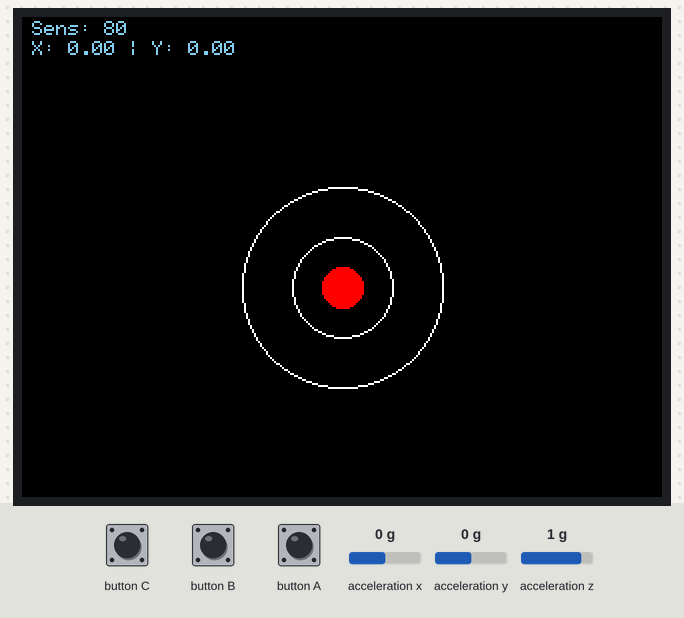
A program run on a simulated ESP32. Shown: 320×240 colour display. The inputs (shaded band) are chosen by the test bench; at power-on: acceleration x 0 g, acceleration y 0 g, acceleration z 1 g.

Above: at 1.4 s.
1.5 s: acceleration x set to -1.4 g
At 2.1 s:
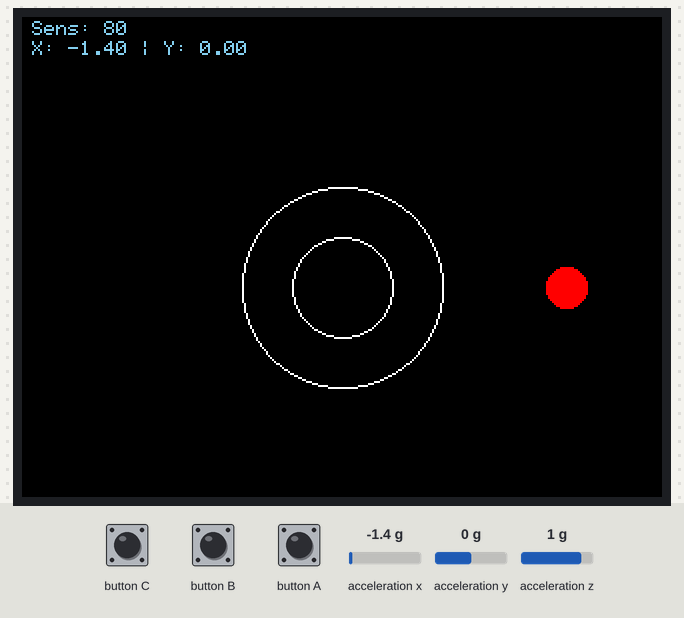
3.0 s: button B pressed for 0.15 s
At 4.2 s:
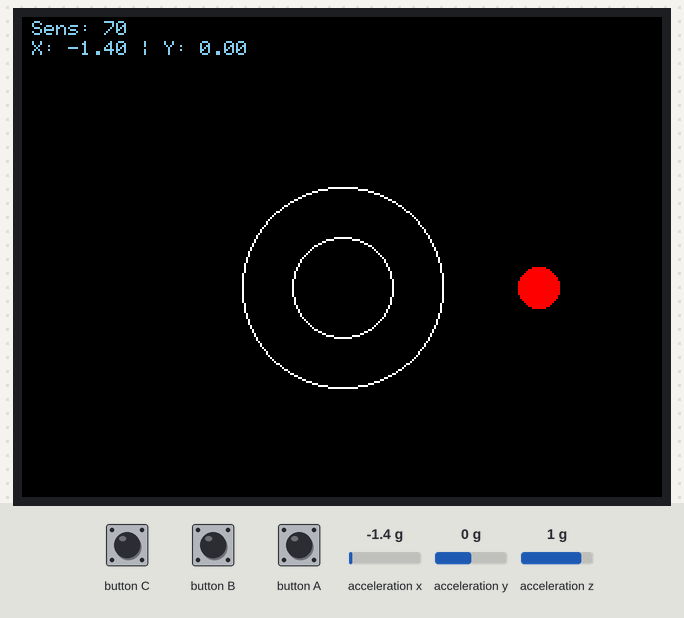
4.6 s: acceleration y set to -1.4 g
At 5.4 s:
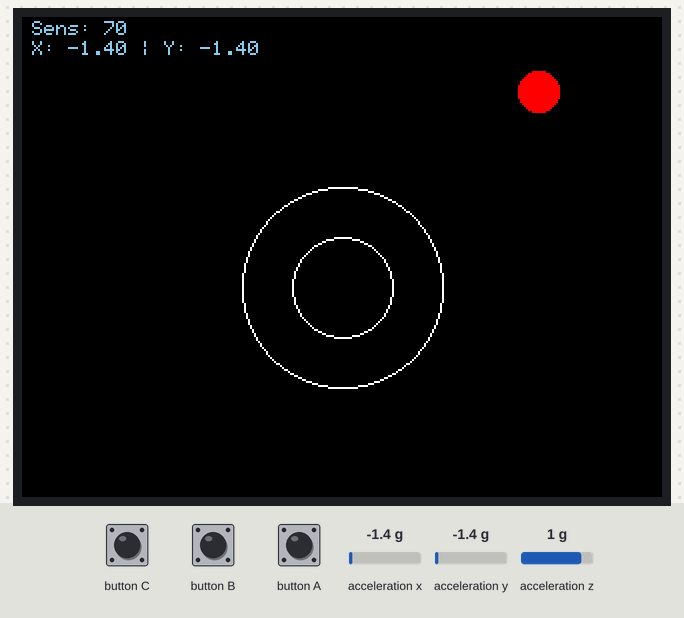
6.1 s: button A pressed for 0.15 s
At 7.3 s:
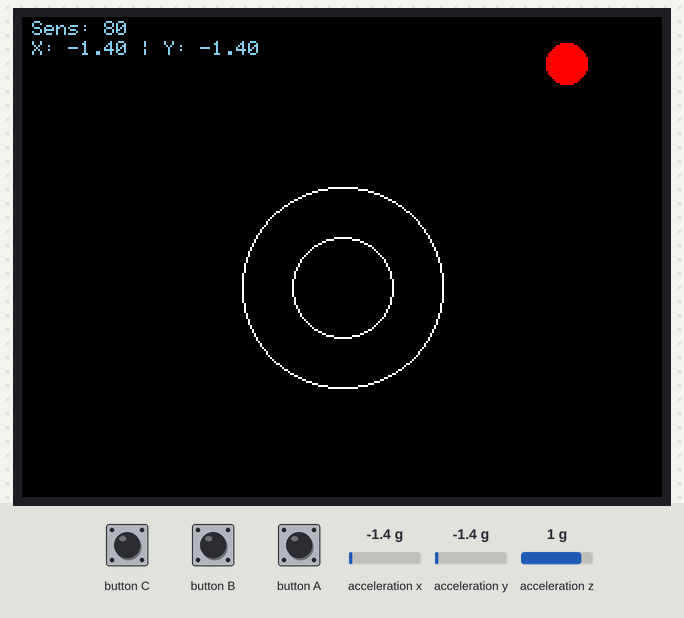
7.7 s: button A pressed for 1 s
At 8.2 s:
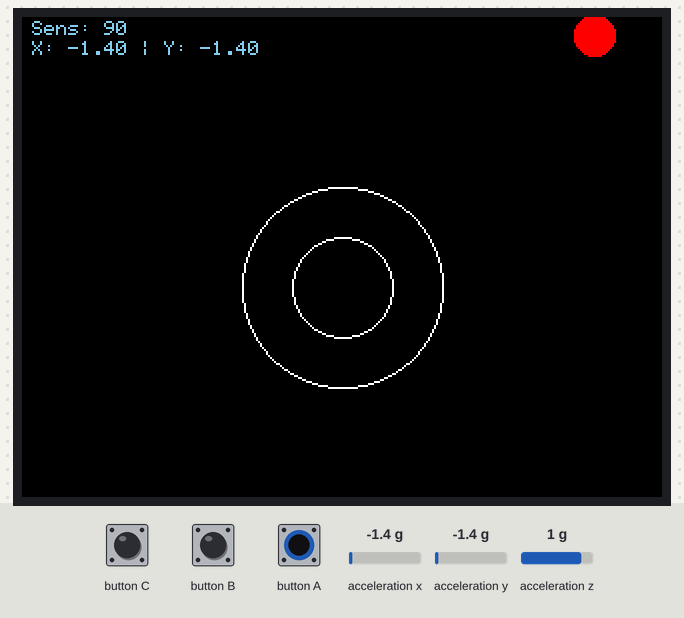
10.2 s: acceleration x set to -0.8 g
At 10.9 s:
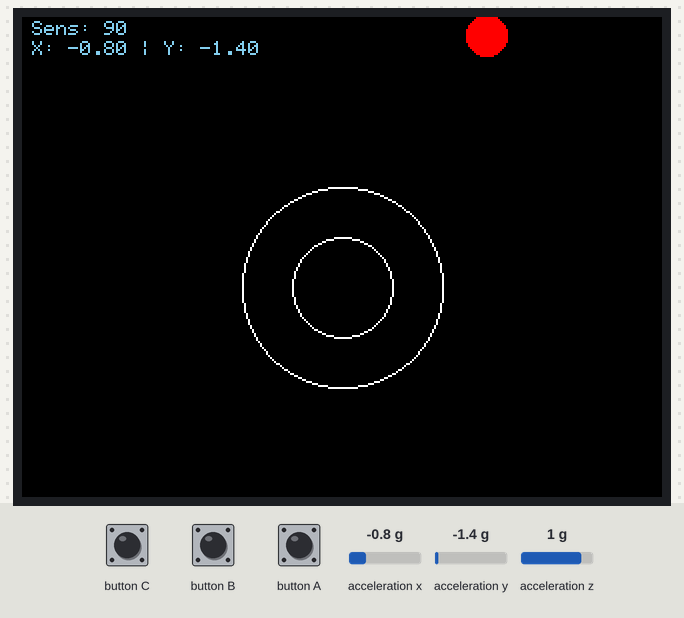
Timing chart, 0 to 12.7 s (numbered marks = the images above; inputs shaded):
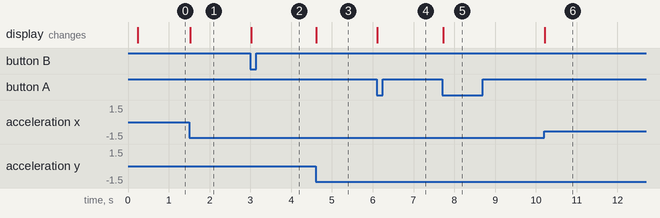

Measured:
- after the input at 1.5 s, the display: changes at once (image 1)
- after the input at 3.0 s, the display: changes at once (image 2)
- after the input at 4.6 s, the display: changes at once (image 3)
- after the input at 6.1 s, the display: changes at once (image 4)
- after the input at 7.7 s, the display: changes at once (image 5)
- after the input at 10.2 s, the display: changes at once (image 6)

The program:

main.cpp
```cpp
#include <M5Unified.h>

int centerX;
int centerY;
const int LEVEL_Y_OFFSET = 15;
const int BUBBLE_RADIUS = 10;

float sensitivity = 80.0f;
int lastBubbleX = -100;
int lastBubbleY = -100;

void setup() {
    M5.begin();
    centerX = M5.Display.width() / 2;
    centerY = M5.Display.height() / 2;
    M5.Display.fillScreen(BLACK);
}

void loop() {
    M5.update();

    bool sensitivityChanged = false;
    if (M5.BtnA.wasPressed()) {
        sensitivity += 10.0f;
        sensitivityChanged = true;
    }
    if (M5.BtnB.wasPressed()) {
        if (sensitivity > 10.0f) {
            sensitivity -= 10.0f;
        }
        sensitivityChanged = true;
    }

    float accX, accY, accZ;
    M5.Imu.getAccelData(&accX, &accY, &accZ);

    int bubbleX = centerX - (accX * sensitivity);
    int bubbleY = centerY + LEVEL_Y_OFFSET + (accY * sensitivity);

    if (bubbleX != lastBubbleX || bubbleY != lastBubbleY || sensitivityChanged) {

        if (lastBubbleX != -100) {
            M5.Display.fillCircle(lastBubbleX, lastBubbleY, BUBBLE_RADIUS, BLACK);
        }
        M5.Display.fillRect(0, 0, M5.Display.width(), 22, BLACK);

        M5.Display.drawCircle(centerX, centerY + LEVEL_Y_OFFSET, 50, WHITE);
        M5.Display.drawCircle(centerX, centerY + LEVEL_Y_OFFSET, 25, WHITE);

        M5.Display.fillCircle(bubbleX, bubbleY, BUBBLE_RADIUS, RED);

        M5.Display.setTextSize(1);
        M5.Display.setTextColor(TFT_SKYBLUE);

        M5.Display.setCursor(5, 2);
        M5.Display.printf("Sens: %.0f", sensitivity);

        M5.Display.setCursor(5, 12);
        M5.Display.printf("X: %.2f | Y: %.2f", accX, accY);


        lastBubbleX = bubbleX;
        lastBubbleY = bubbleY;
    }

    delay(20);
}
```
